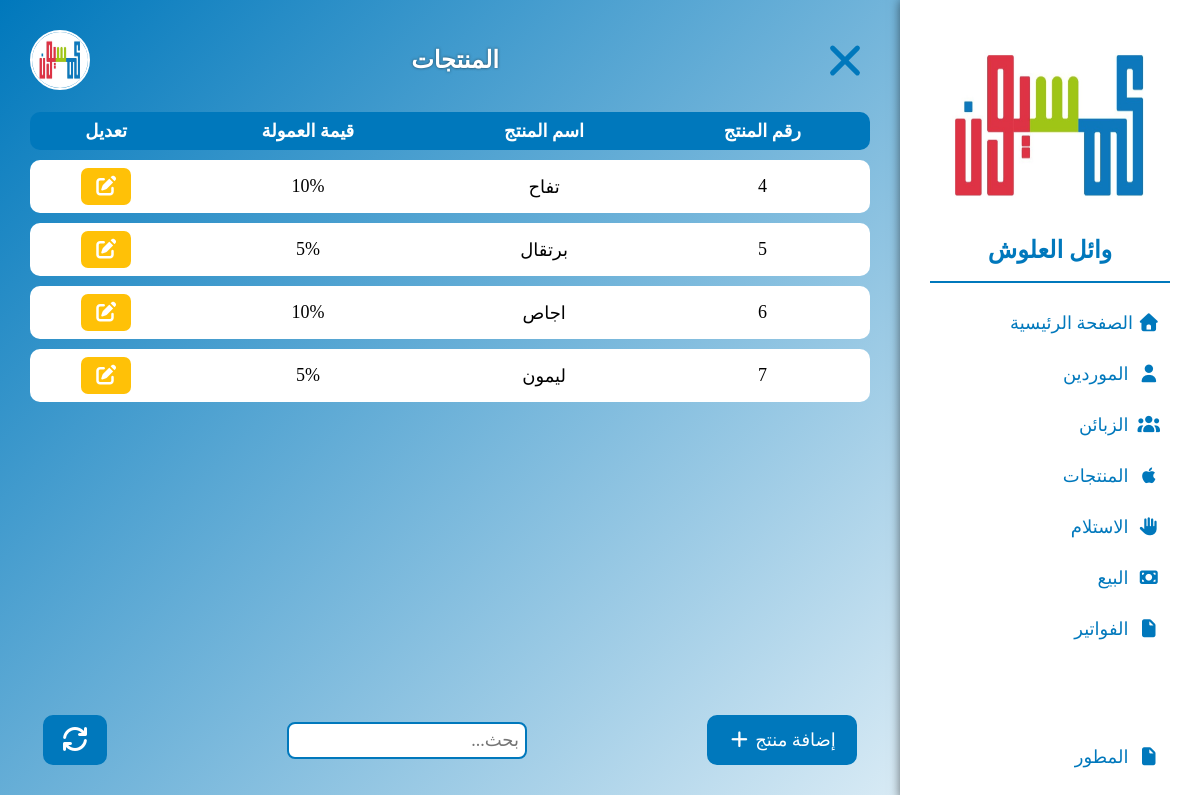
The page /products.php (signed in) on the database its author committed.
### tables this page shows
CREATE TABLE `product` (
  `p_id` int(11) NOT NULL,
  `p_name` varchar(30) NOT NULL,
  `p_comm` float NOT NULL
);

### products.php (the view, shortened to what this page needs)
<!DOCTYPE html>
<html>
<head>
    <?php include_once "includes/head.php"; ?>
</head>
<body>
    <?php include_once "includes/sider.php"; ?>
    <div class="container wid">
        <?php include_once "includes/header.php"; ?>
        <div class="table">
            <table>
                <thead>
                    <tr>
                        <th>رقم المنتج</th>
                        <th>اسم المنتج</th>
                        <th>قيمة العمولة</th>
                        <th>تعديل</th>
                    </tr>
                </thead>
                <tbody id="tbody">
                    <?php
                    include_once "includes/conn.php";
                    if($conn){
                        $sql = mysqli_query($conn, 'SELECT * FROM `product`;');
                        if(mysqli_num_rows($sql) > 0){
                            while($data = mysqli_fetch_assoc($sql)){
                                ?>
                    <tr>
                        <td><?php echo $data["p_id"]; ?></td>
                        <td><?php echo $data["p_name"]; ?></td>
                        <td><?php echo (($data["p_comm"])*100);echo "% " ?></td>
                        <td class="flex-c">
                            <div class="edit" data-id="<?php echo $data["p_id"]; ?>"
                                data-name="<?php echo $data["p_name"]; ?>" data-comm="<?php echo $data["p_comm"]; ?>">
                                <i class="fa-solid fa-edit"></i>
                            </div>
                        </td>
                    </tr>
                    <?php
                            }
                        }
                    }
                    ?>
                </tbody>
            </table>
        </div>
        <div class="settings flex-b p10">
            <div id="btn-dialog-add" class="btn">إضافة منتج <i class="fa-solid fa-plus"></i></div>
            <div class="input-box">
            <input type="text" id="search" name="search" autofocus placeholder="بحث...">
            </div>
            <a href="products.php" class="btn btn-square">
                <i class="fa-solid fa-refresh"></i>
            </a>
        </div>
    </div>
</body>
</html>

### styles/main.css (style rules this page uses)
* { margin: 0; padding: 0; box-sizing: border-box; transition: all 0.3s; font-family: wael; }
html { scroll-behavior: smooth; direction: rtl; }
i.fa-solid, i.fa-brands { transition: none !important; }
:root { --main: #0078bc; --sub: #fff; --shd: #00000088; --val: 10px; --wrong: #dc3545; --sucs: #ffc107; }
.flex-c { display: flex; align-items: center; justify-content: center; flex-wrap: wrap; }
.flex-b { display: flex; align-items: center; justify-content: space-between; flex-wrap: wrap; }
.p10 { padding: var(--val); }
.btn { background-color: var(--main); color: var(--sub); padding: var(--val) 15px; margin: 3px; border-radius: var(--val); font-size: 18px; line-height: 26px; display: inline-block; text-align: center; cursor: pointer; transition: all .3s ease; border: 2px solid var(--main); outline: none; min-width: 150px; }
.btn-square { font-size: 24px; min-width: 50px !important; height: 50px !important; }
.container { width: 100%; height: 100vh; overflow: hidden; background: linear-gradient(135deg, var(--main), var(--sub)); padding: 30px; }
.container.wid { padding: 30px 330px 30px 30px; position: relative; }

### styles/navs.css (style rules this page uses)
.input-box { position: relative; display: inline-block; }
.input-box input, .input-box select, .input-box textarea { font-size: 18px; outline: none; border: 2px solid var(--main); padding: 6px; border-radius: 8px; width: 240px; }

### styles/table.css (style rules this page uses)
.table { width: 100%; height: 75vh; overflow: auto; }
.table table { width: 100%; border-spacing: 0 10px; }
.table table thead tr th { background-color: var(--main); color: var(--sub); font-size: 18px; padding: 8px; }
.table table thead tr th:first-child { border-radius: 0 10px 10px 0; }
.table table thead tr th:last-child { border-radius: 10px 0 0 10px; }
.table table tbody tr td,.table table tfoot tr td { text-align: center; font-size: 18px; padding: 8px; background-color: var(--sub); }
.table table tbody tr td:first-child { border-radius: 0 10px 10px 0; }
.table table tbody tr td:last-child { border-radius: 10px 0 0 10px; }
.table .edit { color: var(--sub); background-color: var(--sucs); border-radius: 7px; font-size: 20px; width: 50px; padding: 7px; cursor: pointer; }
.settings { width: 100%; }

### rows shown on the page
product: p_id "4", p_name "تفاح", ($data['p_comm'])*100 "10"
product: p_id "5", p_name "برتقال", ($data['p_comm'])*100 "5"
product: p_id "6", p_name "اجاص", ($data['p_comm'])*100 "10"
product: p_id "7", p_name "ليمون", ($data['p_comm'])*100 "5"

### other values the page prints
$_SESSION["username"] "وائل العلوش"
